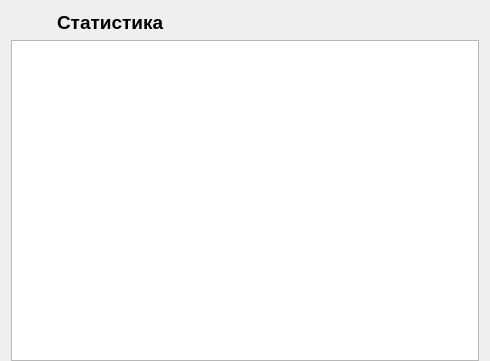
<?xml version="1.0" encoding="UTF-8"?>
<ui version="4.0">
 <class>PassedTestsForm</class>
 <widget class="QWidget" name="PassedTestsForm">
  <property name="geometry">
   <rect>
    <x>0</x>
    <y>0</y>
    <width>490</width>
    <height>361</height>
   </rect>
  </property>
  <property name="windowTitle">
   <string>Статистика</string>
  </property>
  <layout class="QVBoxLayout" name="verticalLayout">
   <property name="bottomMargin">
    <number>0</number>
   </property>
   <item>
    <layout class="QHBoxLayout" name="horizontalLayout" stretch="0,1">
     <item>
      <widget class="QPushButton" name="backButton">
       <property name="text">
        <string/>
       </property>
       <property name="icon">
        <iconset resource="../../../resources/images/images.qrc">
         <normaloff>:/images/arrow-left.svg</normaloff>:/images/arrow-left.svg</iconset>
       </property>
       <property name="iconSize">
        <size>
         <width>20</width>
         <height>20</height>
        </size>
       </property>
       <property name="flat">
        <bool>true</bool>
       </property>
      </widget>
     </item>
     <item>
      <widget class="QLabel" name="headerLabel">
       <property name="font">
        <font>
         <pointsize>14</pointsize>
         <weight>75</weight>
         <bold>true</bold>
        </font>
       </property>
       <property name="text">
        <string>Статистика</string>
       </property>
      </widget>
     </item>
    </layout>
   </item>
   <item>
    <widget class="QTableWidget" name="passedTestsTableWidget"/>
   </item>
  </layout>
 </widget>
 <resources>
  <include location="../../../resources/images/images.qrc"/>
 </resources>
 <connections/>
</ui>
